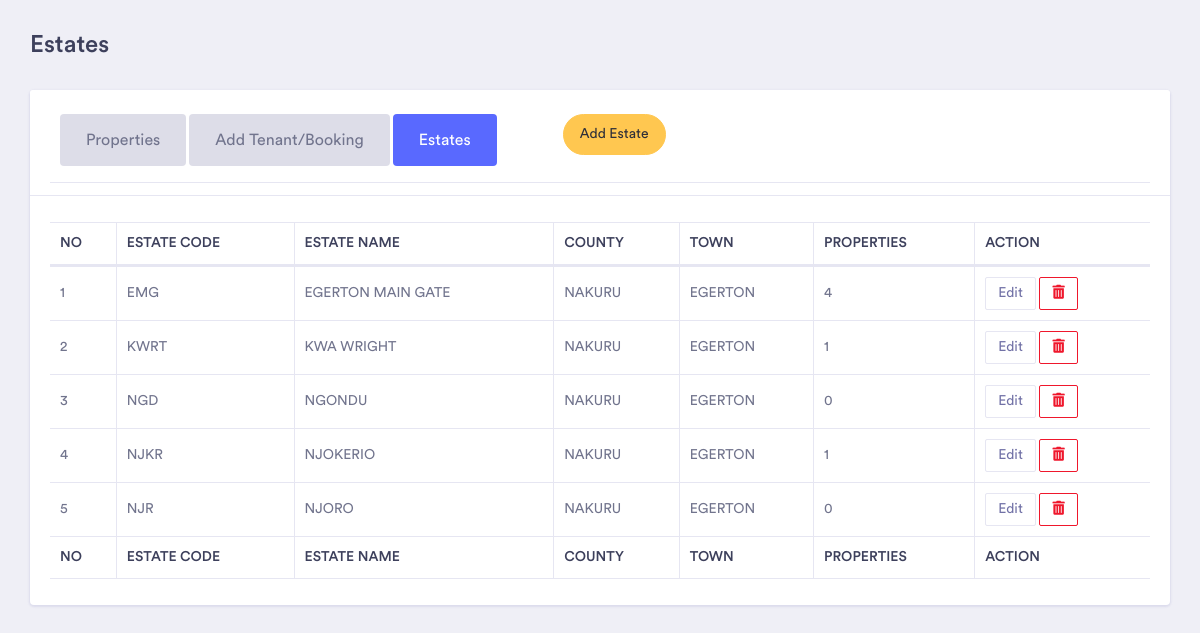
Screenshot of /pages/rentcollection/estate.php (signed in) with the database file from the repository.
### tables this page shows
CREATE TABLE `estate` (
  `abbriviation` varchar(25) NOT NULL,
  `estatename` varchar(25) NOT NULL,
  `county` varchar(25) NOT NULL,
  `town` varchar(25) NOT NULL,
  `agencyid` varchar(25) NOT NULL
);

### pages/adminsession.php (called while the page is built, shortened)
<?php
$username= $_SESSION['username'];
if($_SESSION['username']==""){
header('location:./pages/index1.php');
}
else
{
	include('dbconnect.php');
	$select="SELECT * FROM agents WHERE username='$username'";
if(mysqli_query($connect,$select))
{
$result=mysqli_query($connect,$select);
while($row=mysqli_fetch_array($result))
{
	$agencyid=$row['agencyid'];
}}}?>

### pages/rentcollection/estate.php (the view, shortened to what this page needs)
<?php
               include('../dbconnect.php');
                require('../adminsession.php');
				 ?>
<!doctype html>
<html lang="en">
<head>
    <link rel="stylesheet" href="../../assets/vendor/bootstrap/css/bootstrap.min.css">
    <link href="../../assets/vendor/fonts/circular-std/style.css" rel="stylesheet">
    <link rel="stylesheet" href="../../assets/libs/css/style.css">
    <link rel="stylesheet" type="text/css" href="../../assets/vendor/datatables/css/dataTables.bootstrap4.css">
    <link rel="stylesheet" type="text/css" href="../../assets/vendor/datatables/css/buttons.bootstrap4.css">
    <link rel="stylesheet" type="text/css" href="../../assets/vendor/datatables/css/select.bootstrap4.css">
    <link rel="stylesheet" type="text/css" href="../../assets/vendor/datatables/css/fixedHeader.bootstrap4.css">
	 <link rel="stylesheet" href="../../assets/vendor/fonts/fontawesome/css/fontawesome-all.css">
</head>
<body>
            <div class="container-fluid dashboard-content">
                <div class="row">
                    <div class="col-xl-12">
                        <div class="row">
                            <div class="col-xl-12 col-lg-12 col-md-12 col-sm-12 col-12">
                                <div class="page-header" id="top">
                                    <h2 class="pageheader-title">Estates</h2>
                                </div>
                            </div>
                        </div>
                            <div class="row">
                                <div class="col-xl-12 col-lg-12 col-md-12 col-sm-12 col-12">
                        <div class="card">
                            <div class="card-header">
							 <div class="card-header pills-regular">
                                        <ul class="nav nav-pills card-header-pills"  role="tablist">
                                            <li class="nav-item">
                                                <a class="nav-link " href="properties.php"role="tab" >Properties</a>
                                            </li>
                                            <li class="nav-item">
                                                <a class="nav-link"  href="addtenant.php">Add Tenant/Booking</a>
                                            </li>
                                            <li class="nav-item">
                                                <a class="nav-link active"  href="estate.php" >Estates</a>
                                            </li>
											<li>
											</li>
											 <li class="nav-item">
                                                <a href="#" class="btn btn-rounded btn-brand" data-toggle="modal" data-target=".addestate1" >Add Estate</a>
                                            </li>
                                        </ul>
                            </div>
                            </div>
                            <div class="card-body">
                                <div class="table-responsive">
                                    <table id="example" class="table table-striped table-bordered second" style="width:100%">
                                                        <thead>
                  <tr>
				  <th>NO</th>
				  <th>ESTATE CODE</th>
				  <th>ESTATE NAME</th>
				  <th>COUNTY</th>
				  <th>TOWN</th>
				  <th>PROPERTIES</th>
				  <th>ACTION</th>
										 </TR>
                  </thead>
                                        <tbody>
										   <?php
                 $select="SELECT * FROM estate WHERE agencyid='$agencyid' ORDER BY abbriviation ASC";
                 if(mysqli_query($connect,$select))
{
$i=1;
$result=mysqli_query($connect,$select);
while($row=mysqli_fetch_array($result)){
	$estatename = $row['estatename'];
	$county = $row['county'];
	$town = $row['town'];
	$abbriviation = $row['abbriviation'];
echo "<tr>";
echo "<tr>";
echo "<td>".$i."</td>";
echo "<td>".$abbriviation."</td>";
echo "<td>".$estatename."</td>";
echo "<td>".$county."</td>";
echo "<td>".$town."</td>";
$selcount5="SELECT COUNT(propertyid) AS properties FROM property
WHERE estatename='$estatename'";
$selcount6=mysqli_query($connect,$selcount5);
$row6=mysqli_fetch_array($selcount6);
$properties=$row6['properties'];
echo "<td>".$properties."</td>";
echo"<td><a href='#' class='btn btn-sm btn-outline-light' data-toggle='modal'  data-target='#editestate".$abbriviation."'> Edit  </a>
<a href='#' class='btn btn-sm btn-outline-danger btn-sm' data-toggle='modal'  data-target='#removeestate".$abbriviation."'> <i class='fas fa-trash-alt'></i>  </a>
</td></tr>";
$i++;
}
}
?>
                                        </tbody>
                                        <tfoot>
                                           <tr>
				  <th>NO</th>
				  <th>ESTATE CODE</th>
				  <th>ESTATE NAME</th>
				  <th>COUNTY</th>
				  <th>TOWN</th>
				  <th>PROPERTIES</th>
				  <th>ACTION</th>
										  </tr>
                                        </tfoot>
                                    </table>
                                </div>
                            </div>
                </div>
                                </div>
                            </div>
                        </div>
                    </div>
                </div>
</body>
</html>

### rows the page displays
estate: abbriviation "EMG", estatename "EGERTON MAIN GATE", county "NAKURU", town "EGERTON", properties "4"
estate: abbriviation "KWRT", estatename "KWA WRIGHT", county "NAKURU", town "EGERTON", properties "1"
estate: abbriviation "NGD", estatename "NGONDU", county "NAKURU", town "EGERTON", properties "0"
estate: abbriviation "NJKR", estatename "NJOKERIO", county "NAKURU", town "EGERTON", properties "1"
estate: abbriviation "NJR", estatename "NJORO", county "NAKURU", town "EGERTON", properties "0"
